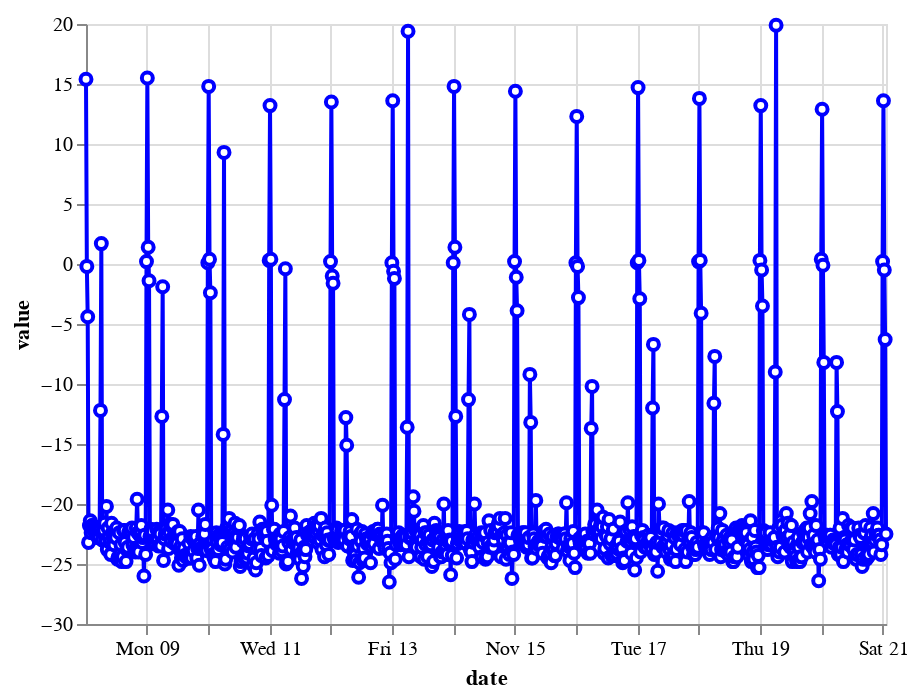

The notebook cell this image was saved under:
### Markdown cell above
Draw everything in a chart using the altair library (i haven't used this library since it doesn't have any support for return the data selected)

### Code cell
import altair as alt

brush = alt.selection_interval(encodings=['x'])

color = alt.condition(brush, alt.value('blue'), alt.value('lightgray'))

chart = alt.Chart(data).mark_line(point={
    "filled": False,
    "fill": 'white'
    }).encode(
        y=alt.Y('value', sort=alt.EncodingSortField('value', order='descending')),
        x='date',
        color=color
).add_selection(
    brush
)

chart

### Figure 1 — Vega-Lite specification as saved in the notebook (floating-point values rounded to 4 significant figures; data arrays with more than 128 entries replaced by an {"elided": "..."} marker saying what was removed)
{"config": {"view": {"continuousWidth": 400, "continuousHeight": 300}}, "data": {"name": "data-f4355a50b931b7b57600c8cc84fecfba"}, "mark": {"type": "line", "point": {"filled": false, "fill": "white"}}, "encoding": {"color": {"condition": {"value": "blue", "selection": "selector002"}, "value": "lightgray"}, "x": {"type": "temporal", "field": "date"}, "y": {"type": "quantitative", "field": "value", "sort": {"field": "value", "order": "descending"}}}, "selection": {"selector002": {"type": "interval", "encodings": ["x"]}}, "$schema": "https://vega.github.io/schema/vega-lite/v4.8.1.json", "datasets": {"data-f4355a50b931b7b57600c8cc84fecfba": {"elided": "943 records"}}}
